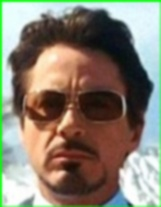
#> input picture lab1/F1.jpg, 161 x 207 px
$ python im2col.py
#> lines starting #> are read from the running program, lines starting #| are printed output that depends on the picture
#> further down, img is the input picture: shape (207, 161, 3); mean B, G, R 113.7, 128.5, 136
#!/bin/env python3

import cv2 as cv
import numpy as np
import time
import sys

np.set_printoptions(threshold=sys.maxsize)

def im2col(img, kernels_array):
    # transform kernels to rows
    new_kernels_array_shape = list(kernels_array.shape)
    new_kernels_array_shape[1] *= new_kernels_array_shape.pop()
    new_kernels_array = np.zeros(tuple(new_kernels_array_shape))
    for ind, elem in enumerate(kernels_array):
        new_elem = list(elem[0])
        new_elem.extend(elem[1])
        new_elem.extend(elem[2])

        new_kernels_array[ind] = new_elem

    output_image_shape = (img.shape[0] - kernels_array[0].shape[0], img.shape[1] - kernels_array[0].shape[1], kernels_array.shape[0])
    output_image = np.zeros(output_image_shape)
    patch_matrix_shape = [new_kernels_array_shape[1], output_image_shape[0] * output_image_shape[1]]
    patch_matrix = np.zeros(patch_matrix_shape)
    for k in (range(img.shape[2])):
        # transform image to column:
        for x, y in np.ndindex(output_image_shape[:-1]):
            for i, j in np.ndindex(kernels_array[0].shape):
                patch_matrix[i * (kernels_array.shape[1]) + j][x * (img.shape[1] - kernels_array[0].shape[0]) + y] = img[x+i][y+j][k]

        # matrix multiplication
        for m in range(kernels_array.shape[0]):
            result_matrix = np.matmul(new_kernels_array[m].transpose(), patch_matrix)
            for x, y in np.ndindex(output_image_shape[:-1]):
                output_image[x][y][m] += result_matrix[x * output_image_shape[1] + y]

    return output_image


def base(img: np.array, kernels_array):
    output_img_shape = list(img.shape)
#> output_img_shape = [207, 161, 3]
    output_img_shape.pop()

    for id, elem in enumerate(output_img_shape):
        output_img_shape[id] -= kernels_array.shape[id]
#> after the loop, output_img_shape = [204, 158]

    output_img_shape.append(kernels_array.shape[0])

    output_img = np.zeros(output_img_shape)

    for k in range(img.shape[2]):
        for x, y, m in np.ndindex(tuple(output_img_shape)):
            for i, j in np.ndindex(kernels_array[0].shape):
                output_img[x][y][m] += img[x+i][y+j][k] * kernels_array[m][i][j]
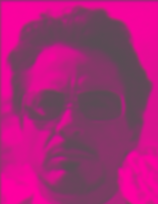
#> output_img: shape (204, 158, 3) float64; mean B, G, R 2258.4, -2258.4, 4889.6; drawn with min black and max white

    return output_img

img = cv.imread("../lab1/F1.jpg")

kernels = np.array([[
           [0, 1, 0],
           [1, 2, 1],
           [0, 1, 0]],
           [[0, -1, 0],
           [-1, -2, -1],
           [0, -1, 0]],
           [[1, 2, 3],
            [3, 2, 1],
            [0, 1, 0]]])

start = time.time()
base_img = base(img, kernels)
print("base func time =", time.time() - start)

start = time.time()
new_img = im2col(img, kernels)
print("im2col func time =", time.time() - start)

max_val = 0
for x, y, m in np.ndindex(new_img.shape):
    max_val = max(max_val, (new_img[x][y][m] - base_img[x][y][m])**2)

print("max difference between base variant and im2col =", max_val)
#| max difference between base variant and im2col = 0
